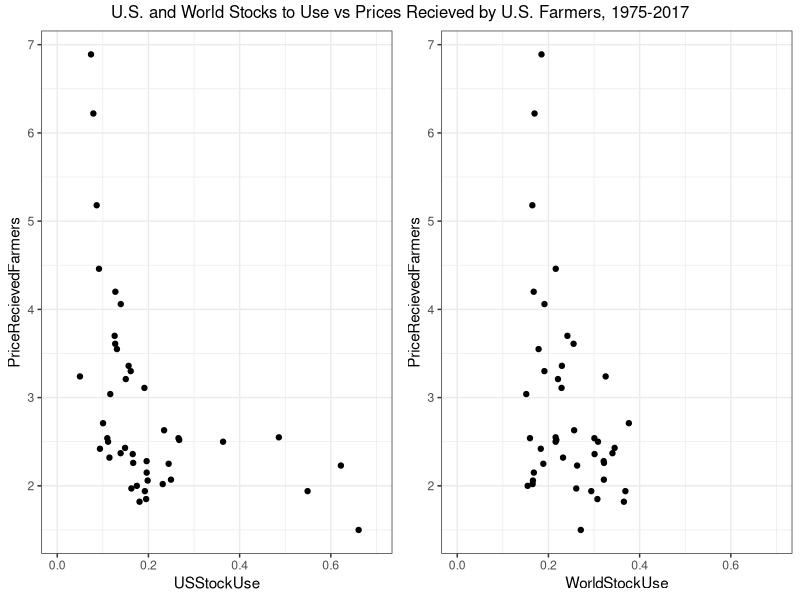
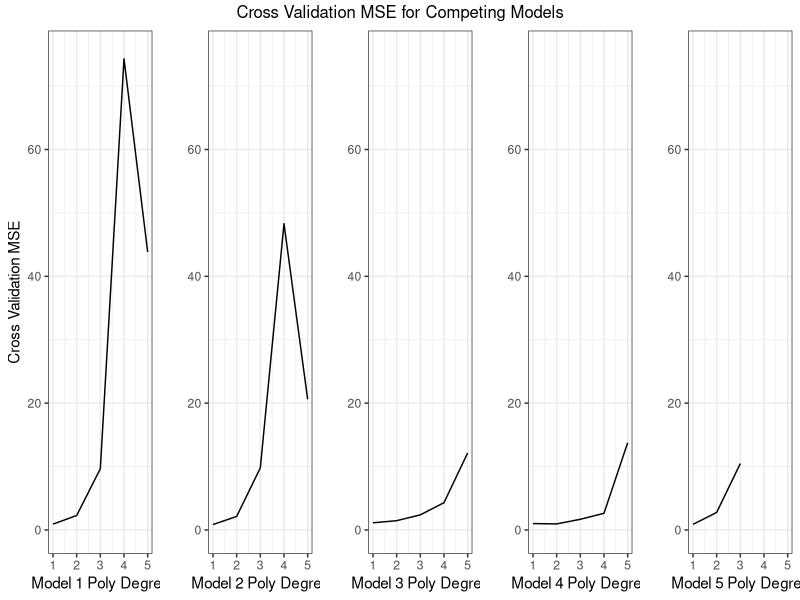

R code for these plots, in order:
## ---- chunk 1
knitr::opts_chunk$set(echo = TRUE, warning = FALSE, message = FALSE, cache = FALSE)

## ---- chunk 2
# If you haven't installed any of the packages listed below, do so with the "install.packages('tibble')" command. 
library(tibble)
library(dplyr)
library(tidyr)
library(ggplot2)
library(knitr)
library(kableExtra)
library(gridExtra)
library(boot)
stocks  <- read.csv('images/stocks.csv')
stocks  <- as_tibble(stocks)
stocks  <- mutate(stocks, USStockUse = USEndingStocks/USTotalUse, WorldStockUse = ROWEndingStocks/WorldTotalUse)

stocks %>% kable(caption = "U.S. and World Ending Stocks, Total Use, Prices Recieved by Farmers, and Stocks to USE, 1975-2017", "html") %>% 
  kable_styling(bootstrap_options = c("striped", "hover"))

## ---- chunk 3

us      <- ggplot(stocks, aes(x = USStockUse, y = PriceRecievedFarmers)) + geom_point() + theme_bw() + xlim(0, .7)

ROW      <- ggplot(stocks, aes(x = WorldStockUse, y = PriceRecievedFarmers)) + geom_point() + theme_bw()  + xlim(0, .7)

grid.arrange(us, ROW, nrow = 1, top = "U.S. and World Stocks to Use vs Prices Recieved by U.S. Farmers, 1975-2017")

## ---- chunk 4
set.seed(17)
cv.us=rep(0,5)
cv.World=rep(0,5)
cv.Lus=rep(0,5)
cv.LWorld=rep(0,5)
cv.World2=rep(0,5)
for (i in 1:5){
    glm.fit=glm(PriceRecievedFarmers~poly(1/USStockUse, i) ,data=stocks)
    cv.us[i]=cv.glm(stocks,glm.fit,K=5)$delta[1]
}

for (i in 1:5){
  glm.fit.World=glm(PriceRecievedFarmers~poly(1/USStockUse, i) + poly(1/WorldStockUse, i) ,data=stocks)
  cv.World[i]=cv.glm(stocks,glm.fit.World,K=5)$delta[1]
}

for (i in 1:5){
    glm.fit=glm(PriceRecievedFarmers~poly(log(USStockUse), i) ,data=stocks)
    cv.Lus[i]=cv.glm(stocks,glm.fit,K=5)$delta[1]
}

for (i in 1:5){
  glm.fit.World=glm(PriceRecievedFarmers~poly(log(USStockUse), i) + poly(log(WorldStockUse), i),data=stocks)
  cv.LWorld[i]=cv.glm(stocks,glm.fit.World,K=5)$delta[1]
}

for (i in 1:5){
  glm.fit.World=glm(PriceRecievedFarmers~poly(1/USStockUse, i) + poly(log(WorldStockUse), i),data=stocks)
  cv.World2[i]=cv.glm(stocks,glm.fit.World,K=5)$delta[1]
}

res_tibble        <- cbind(cv.us, cv.World, cv.Lus, cv.LWorld, cv.World2) %>% as_tibble() %>% add_column(PolynomialDegree = seq(1:5)) %>% round(2)

colnames(res_tibble) <- c('Model 1', 'Model 2', 'Model 3', 'Model 4', 'Model 5', 'PolynomialDegree')

p1 <- ggplot(res_tibble, aes(x = PolynomialDegree, y = cv.us)) + geom_line() + ylim(0, 75) +  labs(x = 'Model 1 Poly Degree', y = 'Cross Validation MSE') + theme_bw()  
p2 <- ggplot(res_tibble, aes(x = PolynomialDegree, y = cv.World)) + geom_line() + ylim(0, 75) + labs(x = 'Model 2 Poly Degree', y = '') + theme_bw()
p3 <- ggplot(res_tibble, aes(x = PolynomialDegree, y = cv.Lus)) + geom_line() + ylim(0, 75) + labs(x = 'Model 3 Poly Degree', y = '') + theme_bw()
p4 <- ggplot(res_tibble, aes(x = PolynomialDegree, y = cv.LWorld)) + geom_line() + ylim(0, 75) + labs(x = 'Model 4 Poly Degree', y = '') + theme_bw()
p5 <- ggplot(res_tibble, aes(x = PolynomialDegree, y = cv.World2)) + geom_line() + ylim(0, 75) + labs(x = 'Model 5 Poly Degree', y = '') + theme_bw()
grid.arrange(p1, p2, p3, p4, p5, nrow = 1, top = "Cross Validation MSE for Competing Models")


## ---- chunk 5

# 1
glm.fit.1=glm(PriceRecievedFarmers~poly(1/USStockUse, 1) + poly(log(WorldStockUse), 1),data=stocks)

# 2
glm.fit.2=glm(PriceRecievedFarmers~poly(log(USStockUse), 2) + poly(log(WorldStockUse), 2),data=stocks)

# 3
glm.fit.3=glm(PriceRecievedFarmers~poly(1/USStockUse, 1) ,data=stocks)
